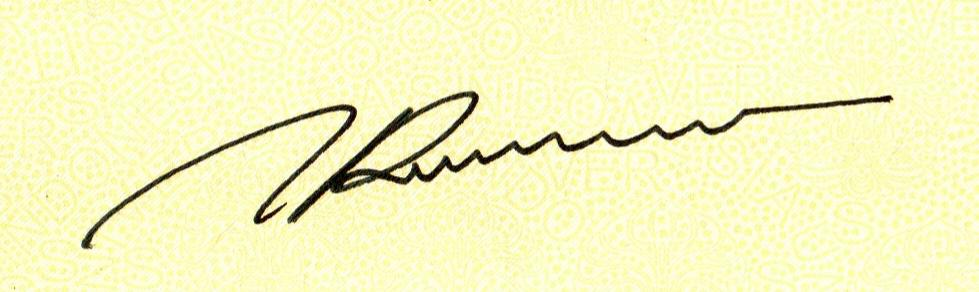
#> input picture CITRA DIGITAL6 (1)/01_HighQuality_Enhanced (2)(1).jpg, 979 x 292 px; its folder holds only this picture in this run
$ python main.py
#> lines starting #> are read from the running program, lines starting #| are printed output that depends on the picture; after the words box and inside, x2 and y2 are one past the last pixel; in counts of white or black regions, pixels touching at a corner belong together
import numpy as np
import matplotlib.pyplot as plt
import os
import csv
import cv2

# =========================================================
# KONFIGURASI FOLDER & PARAMETER UTAMA
# =========================================================
FOLDER_INPUT = "."
FOLDER_HASIL = "hasil"

GLOBAL_THRESHOLD_VAL = 127
THRESHOLD_PERCENTAGE = 2.0  # Batas minimal rasio piksel %
PIXEL_THRESHOLD = 1500

KERNEL = cv2.getStructuringElement(cv2.MORPH_RECT, (3, 3))

# Daftar sub-folder penyimpanan lengkap
SUB_FOLDERS = {
    "roi": os.path.join(FOLDER_HASIL, "1_roi_original"),
    "gray": os.path.join(FOLDER_HASIL, "2_grayscale"),
    "global_thresh": os.path.join(FOLDER_HASIL, "3_global_thresh"),
    "global_opening": os.path.join(FOLDER_HASIL, "3a_global_opening"),
    "global_closing": os.path.join(FOLDER_HASIL, "3b_global_closing"),
    "otsu_thresh": os.path.join(FOLDER_HASIL, "4_otsu_thresh"),
    "otsu_opening": os.path.join(FOLDER_HASIL, "4a_otsu_opening"),
    "otsu_closing": os.path.join(FOLDER_HASIL, "4b_otsu_closing"),
    "perbandingan": os.path.join(FOLDER_HASIL, "7_perbandingan")
}

# Buat folder utama dan seluruh sub-folder secara otomatis
for folder_path in SUB_FOLDERS.values():
    os.makedirs(folder_path, exist_ok=True)


# =========================================================
# FUNGSI PROSES CITRA LENGKAP
# =========================================================
def proses_dan_ekspor_folder(image_path):
#> called with image_path = './01_HighQuality_Enhanced (2)(1).jpg'
    img = cv2.imread(image_path)
#> img is the input picture: shape (292, 979, 3); mean B, G, R 193.4, 244.7, 245.4
    if img is None:
        print(f"Gagal membaca file: {image_path}")
        return None

    nama_file = os.path.basename(image_path)
    nama_tanpa_ext = os.path.splitext(nama_file)[0]

    roi = img
    gray = cv2.cvtColor(roi, cv2.COLOR_BGR2GRAY)
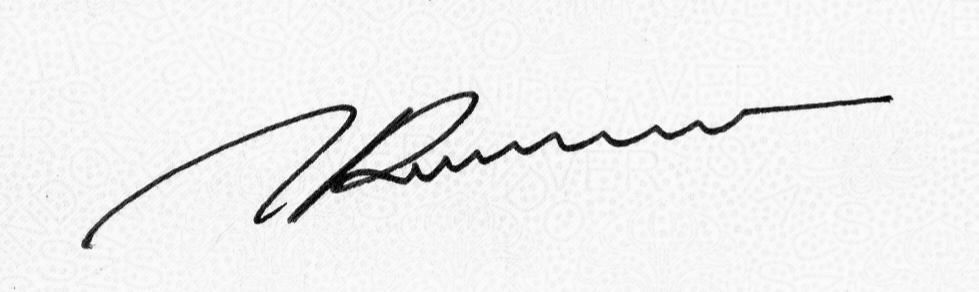
#> gray: shape (292, 979); min 0, max 254, mean 239.1
    total_pixels = gray.shape[0] * gray.shape[1]
#> total_pixels = 285868

    # 1. JALUR GLOBAL THRESHOLDING + MORFOLOGI
    _, thresh_global = cv2.threshold(gray, GLOBAL_THRESHOLD_VAL, 255, cv2.THRESH_BINARY_INV)
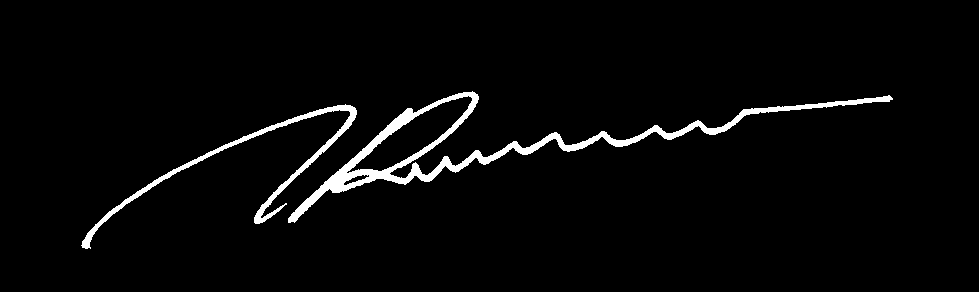
#> thresh_global: shape (292, 979); 3.1% white; 2 white regions, box (x1, y1, x2, y2) and area: (288, 91, 893, 223) 6346, (81, 104, 357, 249) 2447
    g_open = cv2.morphologyEx(thresh_global, cv2.MORPH_OPEN, KERNEL, iterations=1)
#> g_open: shape (292, 979); 3.1% white; 2 white regions, box (x1, y1, x2, y2) and area: (288, 92, 892, 223) 6324, (82, 105, 357, 249) 2422
    g_close = cv2.morphologyEx(g_open, cv2.MORPH_CLOSE, KERNEL, iterations=1)
#> g_close: shape (292, 979); 3.1% white; 2 white regions, box (x1, y1, x2, y2) and area: (288, 92, 892, 223) 6365, (82, 105, 357, 249) 2429

    px_global = cv2.countNonZero(g_close)
#> px_global = 8794
    ratio_global = (px_global / total_pixels) * 100
#> ratio_global = 3.08

    # 2. JALUR OTSU THRESHOLDING + MORFOLOGI
    otsu_val, thresh_otsu = cv2.threshold(gray, 0, 255, cv2.THRESH_BINARY_INV + cv2.THRESH_OTSU)
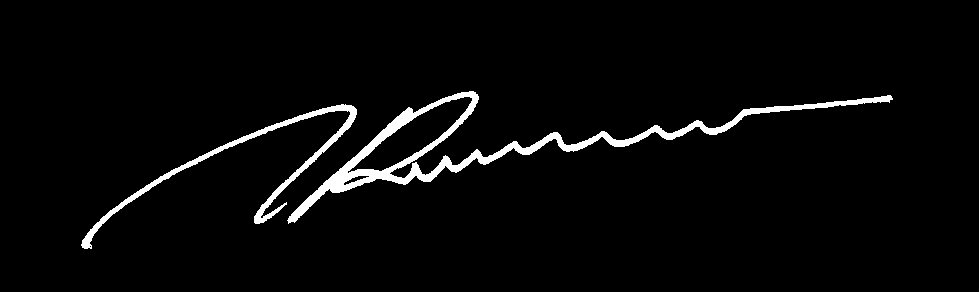
#> thresh_otsu: shape (292, 979); 3.3% white; 2 white regions, box (x1, y1, x2, y2) and area: (287, 91, 893, 224) 6713, (81, 104, 357, 249) 2661
#> otsu_val = 149
    o_open = cv2.morphologyEx(thresh_otsu, cv2.MORPH_OPEN, KERNEL, iterations=1)
#> o_open: shape (292, 979); 3.3% white; 2 white regions, box (x1, y1, x2, y2) and area: (288, 91, 892, 223) 6694, (82, 104, 357, 249) 2629
    o_close = cv2.morphologyEx(o_open, cv2.MORPH_CLOSE, KERNEL, iterations=1)
#> o_close: shape (292, 979); 3.3% white; 2 white regions, box (x1, y1, x2, y2) and area: (288, 91, 892, 223) 6759, (82, 104, 357, 249) 2638

    px_otsu = cv2.countNonZero(o_close)
#> px_otsu = 9397
    ratio_otsu = (px_otsu / total_pixels) * 100
#> ratio_otsu = 3.29

    # 3. ATURAN KEPUTUSAN (DECISION RULE)
    status = "SIGNATURE PRESENT" if ratio_otsu > THRESHOLD_PERCENTAGE and px_otsu > PIXEL_THRESHOLD else "SIGNATURE ABSENT"
#> status = 'SIGNATURE PRESENT'

    # SIMPAN FILE SATUAN KE MASING-MASING SUB-FOLDER
    cv2.imwrite(os.path.join(SUB_FOLDERS["roi"], f"{nama_tanpa_ext}_roi.png"), roi)
    cv2.imwrite(os.path.join(SUB_FOLDERS["gray"], f"{nama_tanpa_ext}_gray.png"), gray)
    cv2.imwrite(os.path.join(SUB_FOLDERS["global_thresh"], f"{nama_tanpa_ext}_global.png"), thresh_global)
    cv2.imwrite(os.path.join(SUB_FOLDERS["global_opening"], f"{nama_tanpa_ext}_global_open.png"), g_open)
    cv2.imwrite(os.path.join(SUB_FOLDERS["global_closing"], f"{nama_tanpa_ext}_global_close.png"), g_close)
    cv2.imwrite(os.path.join(SUB_FOLDERS["otsu_thresh"], f"{nama_tanpa_ext}_otsu.png"), thresh_otsu)
    cv2.imwrite(os.path.join(SUB_FOLDERS["otsu_opening"], f"{nama_tanpa_ext}_otsu_open.png"), o_open)
    cv2.imwrite(os.path.join(SUB_FOLDERS["otsu_closing"], f"{nama_tanpa_ext}_otsu_close.png"), o_close)

    # 4. VISUALISASI PERBANDINGAN GABUNGAN (GRID 3x3: MENAMPILKAN SEMUA TAHAPAN)
    plt.figure(figsize=(14, 12))
    plt.suptitle(f"Analisis Lengkap Segmentasi & Morfologi: {nama_file}", fontsize=14, fontweight='bold')

    # Panel 1: Citra Original ROI
    plt.subplot(3, 3, 1)
    plt.imshow(cv2.cvtColor(roi, cv2.COLOR_BGR2RGB))
    plt.title("1. Citra Original (ROI)", fontsize=10)
    plt.axis("off")

    # Panel 2: Grayscale
    plt.subplot(3, 3, 2)
    plt.imshow(gray, cmap="gray")
    plt.title("2. Grayscale", fontsize=10)
    plt.axis("off")

    # Panel 3: Global Threshold
    plt.subplot(3, 3, 3)
    plt.imshow(thresh_global, cmap="gray")
    plt.title(f"3. Global Threshold (T={GLOBAL_THRESHOLD_VAL})", fontsize=10)
    plt.axis("off")

    # Panel 4: Otsu Threshold
    plt.subplot(3, 3, 4)
    plt.imshow(thresh_otsu, cmap="gray")
    plt.title(f"4. Otsu Threshold (T={int(otsu_val)})", fontsize=10)
    plt.axis("off")

    # Panel 5: Global Opening
    plt.subplot(3, 3, 5)
    plt.imshow(g_open, cmap="gray")
    plt.title("5. Global Opening", fontsize=10)
    plt.axis("off")

    # Panel 6: Global Closing
    plt.subplot(3, 3, 6)
    plt.imshow(g_close, cmap="gray")
    plt.title(f"6. Global Closing\n(Piksel FG: {px_global})", fontsize=10)
    plt.axis("off")

    # Panel 7: Otsu Opening
    plt.subplot(3, 3, 7)
    plt.imshow(o_open, cmap="gray")
    plt.title("7. Otsu Opening", fontsize=10)
    plt.axis("off")

    # Panel 8: Otsu Closing
    plt.subplot(3, 3, 8)
    plt.imshow(o_close, cmap="gray")
    plt.title(f"8. Otsu Closing\n(Piksel FG: {px_otsu})", fontsize=10)
    plt.axis("off")

    # Panel 9: Status Keputusan & Karakteristik Piksel
    plt.subplot(3, 3, 9)
    warna_teks = "green" if status == "SIGNATURE PRESENT" else "red"
#> warna_teks = 'green'
    plt.text(0.5, 0.5, f"{status}\n\nPiksel Otsu: {px_otsu} px\nRasio: {ratio_otsu:.2f}%\nPiksel Global: {px_global} px",
             fontsize=10, color=warna_teks, ha='center', va='center', weight='bold',
             bbox=dict(boxstyle="round,pad=0.5", edgecolor=warna_teks, facecolor="white", lw=2))
    plt.title("9. Status Keputusan", fontsize=10)
    plt.axis("off")

    plt.tight_layout()
    path_perbandingan = os.path.join(SUB_FOLDERS["perbandingan"], f"Perbandingan_{nama_tanpa_ext}.png")
    plt.savefig(path_perbandingan, dpi=300, bbox_inches='tight')
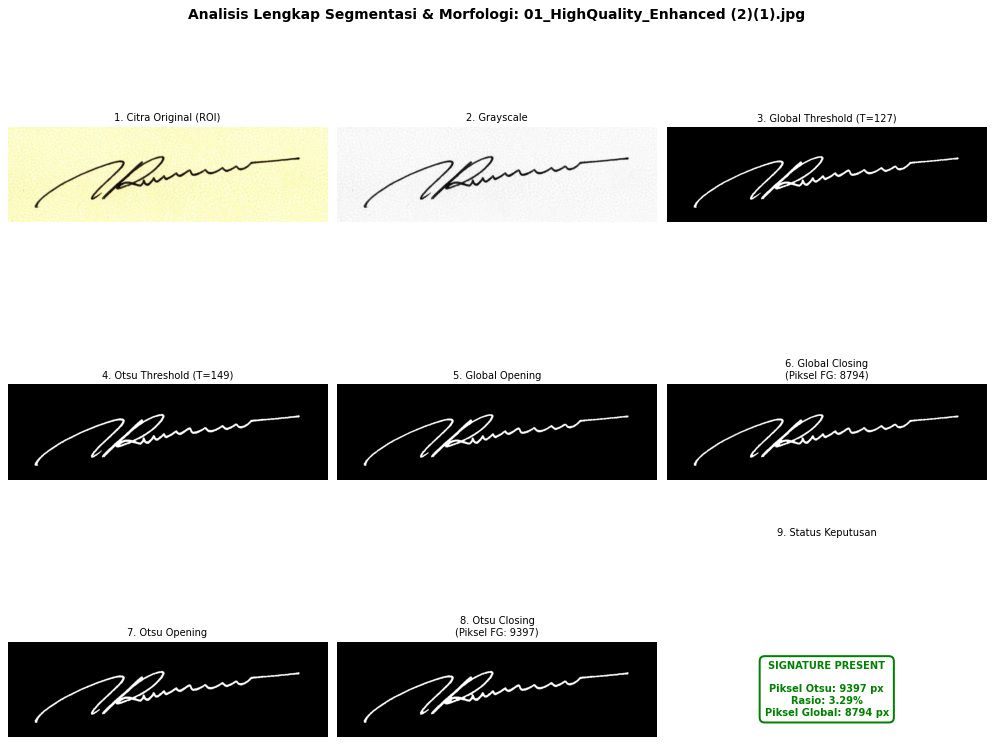
#> figure drawn by matplotlib, 8 panels
    plt.close()

    print(f"Selesai: {nama_file:<30} | Global: {px_global} px | Otsu: {px_otsu} px | Status: {status}")
#| Selesai: 01_HighQuality_Enhanced (2)(1).jpg | Global: 8794 px | Otsu: 9397 px | Status: SIGNATURE PRESENT

    return [nama_file, px_global, f"{ratio_global:.2f}%", int(otsu_val), px_otsu, f"{ratio_otsu:.2f}%", status]


# =========================================================
# PROGRAM UTAMA
# =========================================================
def main():
    if not os.path.exists(FOLDER_INPUT):
        print(f"Folder '{FOLDER_INPUT}' tidak ditemukan!")
        return

    files = sorted([f for f in os.listdir(FOLDER_INPUT) if f.lower().endswith(('.jpg', '.jpeg', '.png'))])

    if not files:
        print(f"Tidak ada gambar di dalam folder '{FOLDER_INPUT}'.")
        return

    rekap_data = []

    print("=" * 110)
    print("PROSES ANALISIS LENGKAP: THRESHOLDING & MORFOLOGI (GRID 3x3)")
    print("=" * 110)

    for file_name in files:
        full_path = os.path.join(FOLDER_INPUT, file_name)
        row = proses_dan_ekspor_folder(full_path)
#> row = ['01_HighQuality_Enhanced (2)(1).jpg', 8794, '3.08%', 149, 9397, '3.29%', 'SIGNATURE PRESENT']
        if row:
            rekap_data.append(row)

    # Simpan Rekapitulasi Data ke CSV
    csv_path = os.path.join(FOLDER_HASIL, "rekapitulasi_hasil.csv")
    with open(csv_path, mode='w', newline='', encoding='utf-8') as f:
        writer = csv.writer(f)
        writer.writerow(["Nama File", "Piksel Global", "Rasio Global", "Nilai Threshold Otsu", "Piksel Otsu", "Rasio Otsu", "Status Keputusan"])
        writer.writerows(rekap_data)

    print("=" * 110)
    print(f"[BERHASIL] Seluruh hasil perbandingan lengkap (Grid 3x3) dan CSV tersimpan di folder '{FOLDER_HASIL}/'!")


if __name__ == "__main__":
    main()

$ run again, on CITRA DIGITAL6 (1)/07_ColorShift_WarmTint (2).jpg
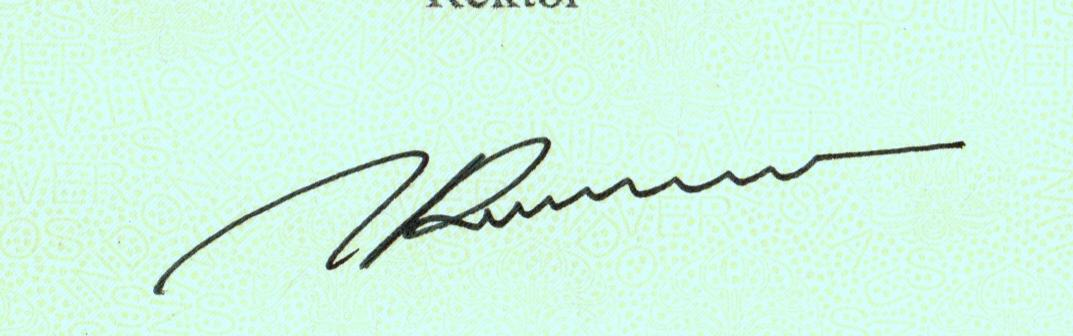
#> input picture CITRA DIGITAL6 (1)/07_ColorShift_WarmTint (2).jpg, 1073 x 336 px
#> in proses_dan_ekspor_folder, img is the input picture: shape (336, 1073, 3); mean B, G, R 227.9, 246.6, 209.8
#> in proses_dan_ekspor_folder, `_, thresh_global = cv2.threshold(gray, GLOBAL_THRESHOLD_VAL, 255, cv2...`:
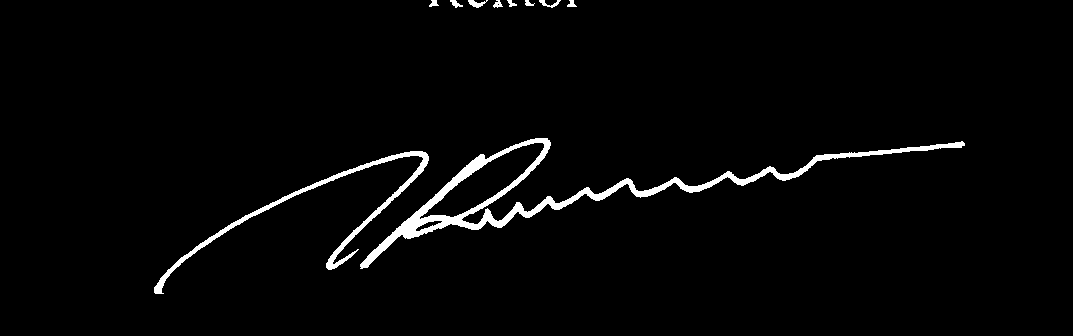
#> thresh_global: shape (336, 1073); 2.5% white; 10 white regions, largest, box (x1, y1, x2, y2) and area: (360, 138, 965, 269) 6098, (154, 151, 429, 294) 2330, (468, 0, 488, 8) 81
#> g_open: shape (336, 1073); 2.4% white; 13 white regions (4 under 20 px), largest, box (x1, y1, x2, y2) and area: (360, 138, 965, 268) 6077, (154, 151, 429, 294) 2310, (468, 0, 483, 8) 70
#> g_close: shape (336, 1073); 2.4% white; 12 white regions (2 under 20 px), largest, box (x1, y1, x2, y2) and area: (360, 138, 965, 268) 6121, (154, 151, 429, 294) 2319, (468, 0, 483, 8) 71
#> px_global = 8751
#> ratio_global = 2.43
#> thresh_otsu: shape (336, 1073); 2.8% white; 10 white regions, largest, box (x1, y1, x2, y2) and area: (360, 137, 966, 269) 6780, (153, 150, 429, 295) 2683, (468, 0, 488, 8) 102
#> otsu_val = 157
#> o_open: shape (336, 1073); 2.7% white; 11 white regions, largest, box (x1, y1, x2, y2) and area: (360, 137, 965, 269) 6756, (154, 150, 429, 295) 2654, (468, 0, 486, 8) 97
#> in proses_dan_ekspor_folder, `o_close = cv2.morphologyEx(o_open, cv2.MORPH_CLOSE, KERNEL, iterations..`:
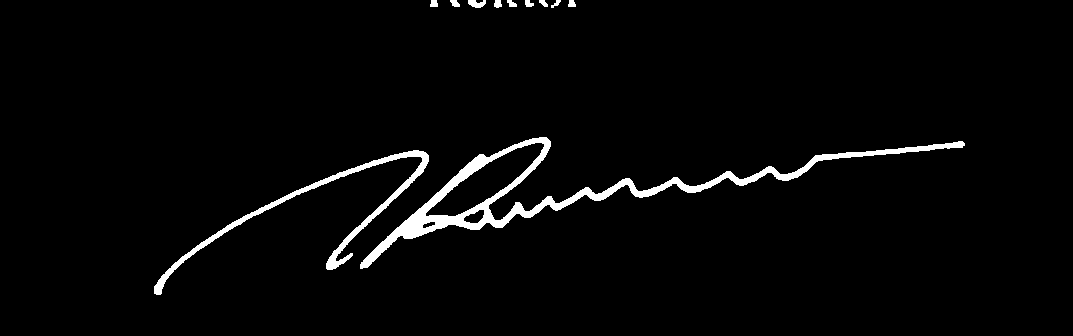
#> o_close: shape (336, 1073); 2.8% white; 11 white regions, largest, box (x1, y1, x2, y2) and area: (360, 137, 965, 269) 6824, (154, 150, 429, 295) 2665, (468, 0, 486, 8) 101
#> px_otsu = 9959
#> ratio_otsu = 2.76
#> status = 'SIGNATURE PRESENT'
#> warna_teks = 'green'
#| Selesai: 07_ColorShift_WarmTint (2).jpg | Global: 8751 px | Otsu: 9959 px | Status: SIGNATURE PRESENT
#> row = ['07_ColorShift_WarmTint (2).jpg', 8751, '2.43%', 157, 9959, '2.76%', 'SIGNATURE PRESENT']

$ run again, on CITRA DIGITAL6 (1)/08_JPEGCompression_Artifacts (2).jpg
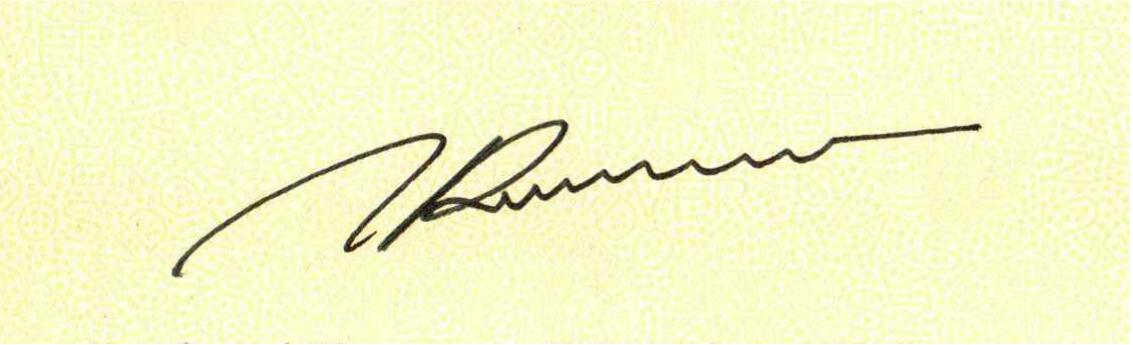
#> input picture CITRA DIGITAL6 (1)/08_JPEGCompression_Artifacts (2).jpg, 1133 x 345 px
#> in proses_dan_ekspor_folder, img is the input picture: shape (345, 1133, 3); mean B, G, R 200.5, 246.6, 246.2
#> in proses_dan_ekspor_folder, `_, thresh_global = cv2.threshold(gray, GLOBAL_THRESHOLD_VAL, 255, cv2...`:
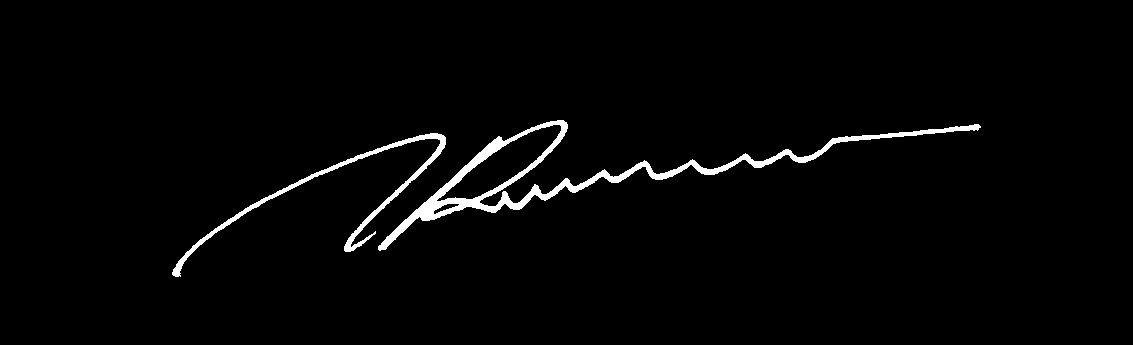
#> thresh_global: shape (345, 1133); 2.1% white; 2 white regions, box (x1, y1, x2, y2) and area: (378, 120, 981, 251) 5995, (172, 133, 446, 277) 2288
#> g_open: shape (345, 1133); 2.1% white; 3 white regions (1 under 20 px), largest, box (x1, y1, x2, y2) and area: (378, 120, 980, 250) 5977, (172, 133, 446, 277) 2249
#> g_close: shape (345, 1133); 2.1% white; 3 white regions (1 under 20 px), largest, box (x1, y1, x2, y2) and area: (378, 120, 980, 250) 6017, (172, 133, 446, 277) 2257
#> px_global = 8283
#> ratio_global = 2.12
#> in proses_dan_ekspor_folder, `otsu_val, thresh_otsu = cv2.threshold(gray, 0, 255, cv2.THRESH_BINARY_..`:
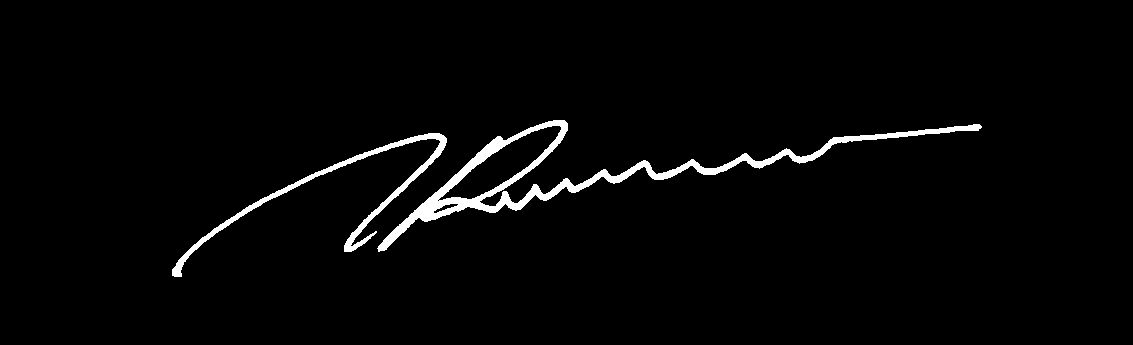
#> thresh_otsu: shape (345, 1133); 2.4% white; 2 white regions, box (x1, y1, x2, y2) and area: (377, 120, 982, 252) 6738, (172, 133, 447, 277) 2658
#> otsu_val = 161
#> o_open: shape (345, 1133); 2.4% white; 2 white regions, box (x1, y1, x2, y2) and area: (378, 120, 981, 251) 6722, (172, 133, 447, 277) 2638
#> o_close: shape (345, 1133); 2.4% white; 2 white regions, box (x1, y1, x2, y2) and area: (378, 120, 981, 251) 6785, (172, 133, 447, 277) 2649
#> px_otsu = 9434
#> ratio_otsu = 2.41
#> status = 'SIGNATURE PRESENT'
#> warna_teks = 'green'
#| Selesai: 08_JPEGCompression_Artifacts (2).jpg | Global: 8283 px | Otsu: 9434 px | Status: SIGNATURE PRESENT
#> row = ['08_JPEGCompression_Artifacts (2).jpg', 8283, '2.12%', 161, 9434, '2.41%', 'SIGNATURE PRESENT']

$ run again, on CITRA DIGITAL6 (1)/02_LowContrast (2).jpg
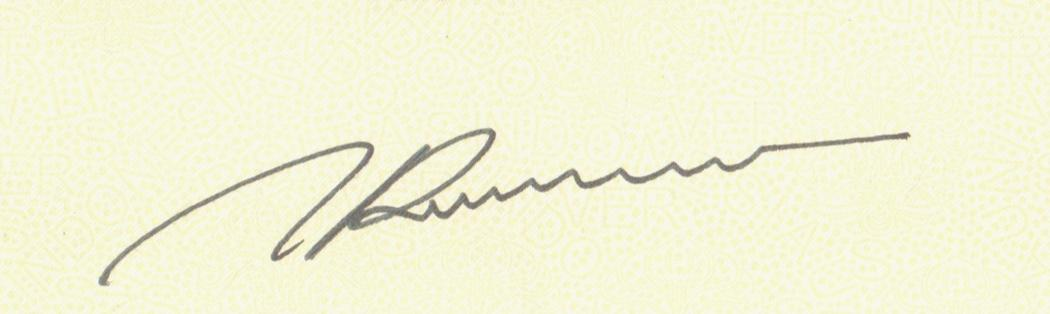
#> input picture CITRA DIGITAL6 (1)/02_LowContrast (2).jpg, 1050 x 314 px
#> in proses_dan_ekspor_folder, img is the input picture: shape (314, 1050, 3); mean B, G, R 215.6, 243.8, 243.9
#> in proses_dan_ekspor_folder, `_, thresh_global = cv2.threshold(gray, GLOBAL_THRESHOLD_VAL, 255, cv2...`:
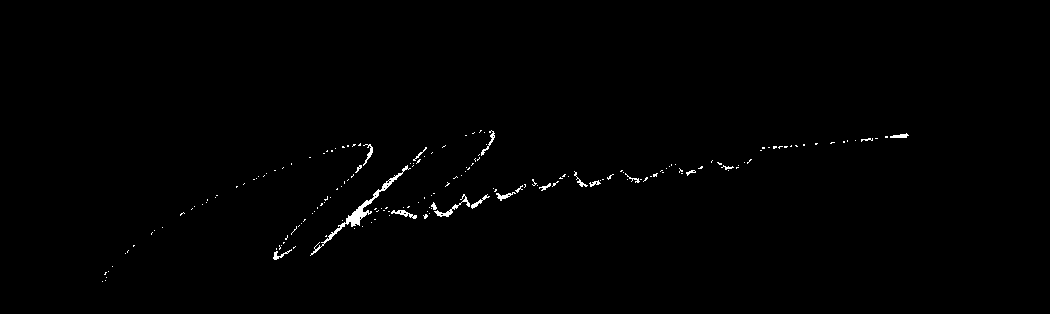
#> thresh_global: shape (314, 1050); 0.63% white in thin lines or dots, all inside (x1, y1, x2, y2) = (102, 130, 909, 282)
#> g_open: shape (314, 1050); 0.23% white; 28 white regions (18 under 20 px), largest, box (x1, y1, x2, y2) and area: (346, 200, 372, 226) 259, (893, 134, 907, 138) 49, (498, 195, 508, 199) 37
#> g_close: shape (314, 1050); 0.24% white; 22 white regions (11 under 20 px), largest, box (x1, y1, x2, y2) and area: (341, 200, 372, 227) 281, (436, 211, 451, 217) 57, (383, 177, 397, 188) 51
#> px_global = 785
#> ratio_global = 0.238
#> in proses_dan_ekspor_folder, `otsu_val, thresh_otsu = cv2.threshold(gray, 0, 255, cv2.THRESH_BINARY_..`:
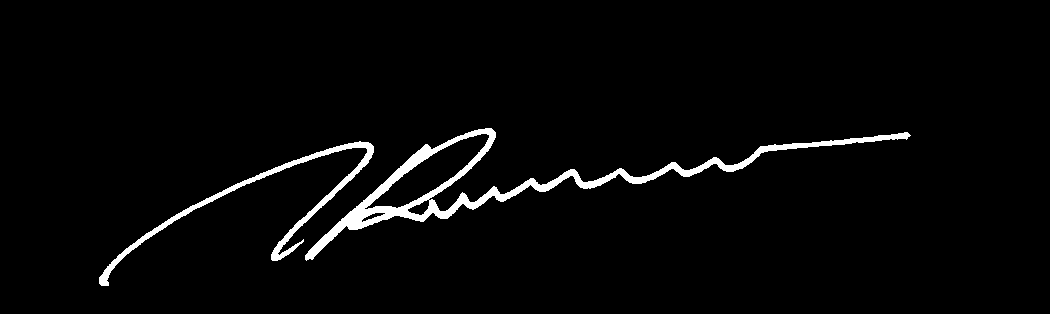
#> thresh_otsu: shape (314, 1050); 2.9% white; 2 white regions, box (x1, y1, x2, y2) and area: (305, 128, 911, 261) 6775, (99, 141, 374, 286) 2674
#> otsu_val = 193
#> o_open: shape (314, 1050); 2.9% white; 2 white regions, box (x1, y1, x2, y2) and area: (305, 128, 910, 260) 6756, (99, 142, 374, 286) 2654
#> o_close: shape (314, 1050); 2.9% white; 2 white regions, box (x1, y1, x2, y2) and area: (305, 128, 910, 260) 6813, (99, 142, 374, 286) 2664
#> px_otsu = 9477
#> ratio_otsu = 2.87
#> status = 'SIGNATURE PRESENT'
#> warna_teks = 'green'
#| Selesai: 02_LowContrast (2).jpg         | Global: 785 px | Otsu: 9477 px | Status: SIGNATURE PRESENT
#> row = ['02_LowContrast (2).jpg', 785, '0.24%', 193, 9477, '2.87%', 'SIGNATURE PRESENT']
